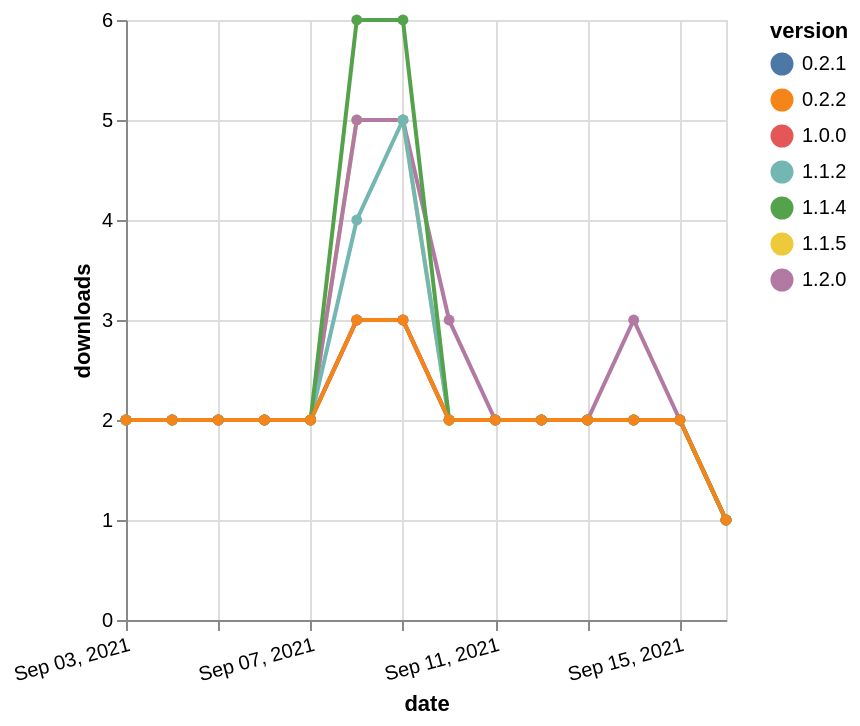

Express this chart as Vega-Lite.
### Vega-Lite specification from a JSON file in a GitHub repository (floating-point values rounded to 4 significant figures)
{"$schema": "https://vega.github.io/schema/vega-lite/v5.json", "description": "A simple bar chart with embedded data.", "data": {"values": [{"date": "2021-09-03", "total": 2552, "delta": 2, "version": "0.2.1"}, {"date": "2021-09-04", "total": 2554, "delta": 2, "version": "0.2.1"}, {"date": "2021-09-05", "total": 2556, "delta": 2, "version": "0.2.1"}, {"date": "2021-09-06", "total": 2558, "delta": 2, "version": "0.2.1"}, {"date": "2021-09-07", "total": 2560, "delta": 2, "version": "0.2.1"}, {"date": "2021-09-08", "total": 2563, "delta": 3, "version": "0.2.1"}, {"date": "2021-09-09", "total": 2566, "delta": 3, "version": "0.2.1"}, {"date": "2021-09-10", "total": 2568, "delta": 2, "version": "0.2.1"}, {"date": "2021-09-11", "total": 2570, "delta": 2, "version": "0.2.1"}, {"date": "2021-09-12", "total": 2572, "delta": 2, "version": "0.2.1"}, {"date": "2021-09-13", "total": 2574, "delta": 2, "version": "0.2.1"}, {"date": "2021-09-14", "total": 2576, "delta": 2, "version": "0.2.1"}, {"date": "2021-09-15", "total": 2578, "delta": 2, "version": "0.2.1"}, {"date": "2021-09-16", "total": 2579, "delta": 1, "version": "0.2.1"}, {"date": "2021-09-03", "total": 2512, "delta": 2, "version": "1.0.0"}, {"date": "2021-09-04", "total": 2514, "delta": 2, "version": "1.0.0"}, {"date": "2021-09-05", "total": 2516, "delta": 2, "version": "1.0.0"}, {"date": "2021-09-06", "total": 2518, "delta": 2, "version": "1.0.0"}, {"date": "2021-09-07", "total": 2520, "delta": 2, "version": "1.0.0"}, {"date": "2021-09-08", "total": 2523, "delta": 3, "version": "1.0.0"}, {"date": "2021-09-09", "total": 2526, "delta": 3, "version": "1.0.0"}, {"date": "2021-09-10", "total": 2528, "delta": 2, "version": "1.0.0"}, {"date": "2021-09-11", "total": 2530, "delta": 2, "version": "1.0.0"}, {"date": "2021-09-12", "total": 2532, "delta": 2, "version": "1.0.0"}, {"date": "2021-09-13", "total": 2534, "delta": 2, "version": "1.0.0"}, {"date": "2021-09-14", "total": 2536, "delta": 2, "version": "1.0.0"}, {"date": "2021-09-15", "total": 2538, "delta": 2, "version": "1.0.0"}, {"date": "2021-09-16", "total": 2539, "delta": 1, "version": "1.0.0"}, {"date": "2021-09-03", "total": 3392, "delta": 2, "version": "1.1.5"}, {"date": "2021-09-04", "total": 3394, "delta": 2, "version": "1.1.5"}, {"date": "2021-09-05", "total": 3396, "delta": 2, "version": "1.1.5"}, {"date": "2021-09-06", "total": 3398, "delta": 2, "version": "1.1.5"}, {"date": "2021-09-07", "total": 3400, "delta": 2, "version": "1.1.5"}, {"date": "2021-09-08", "total": 3405, "delta": 5, "version": "1.1.5"}, {"date": "2021-09-09", "total": 3410, "delta": 5, "version": "1.1.5"}, {"date": "2021-09-10", "total": 3412, "delta": 2, "version": "1.1.5"}, {"date": "2021-09-11", "total": 3414, "delta": 2, "version": "1.1.5"}, {"date": "2021-09-12", "total": 3416, "delta": 2, "version": "1.1.5"}, {"date": "2021-09-13", "total": 3418, "delta": 2, "version": "1.1.5"}, {"date": "2021-09-14", "total": 3420, "delta": 2, "version": "1.1.5"}, {"date": "2021-09-15", "total": 3422, "delta": 2, "version": "1.1.5"}, {"date": "2021-09-16", "total": 3423, "delta": 1, "version": "1.1.5"}, {"date": "2021-09-03", "total": 3551, "delta": 2, "version": "1.2.0"}, {"date": "2021-09-04", "total": 3553, "delta": 2, "version": "1.2.0"}, {"date": "2021-09-05", "total": 3555, "delta": 2, "version": "1.2.0"}, {"date": "2021-09-06", "total": 3557, "delta": 2, "version": "1.2.0"}, {"date": "2021-09-07", "total": 3559, "delta": 2, "version": "1.2.0"}, {"date": "2021-09-08", "total": 3564, "delta": 5, "version": "1.2.0"}, {"date": "2021-09-09", "total": 3569, "delta": 5, "version": "1.2.0"}, {"date": "2021-09-10", "total": 3572, "delta": 3, "version": "1.2.0"}, {"date": "2021-09-11", "total": 3574, "delta": 2, "version": "1.2.0"}, {"date": "2021-09-12", "total": 3576, "delta": 2, "version": "1.2.0"}, {"date": "2021-09-13", "total": 3578, "delta": 2, "version": "1.2.0"}, {"date": "2021-09-14", "total": 3581, "delta": 3, "version": "1.2.0"}, {"date": "2021-09-15", "total": 3583, "delta": 2, "version": "1.2.0"}, {"date": "2021-09-16", "total": 3584, "delta": 1, "version": "1.2.0"}, {"date": "2021-09-03", "total": 3324, "delta": 2, "version": "1.1.2"}, {"date": "2021-09-04", "total": 3326, "delta": 2, "version": "1.1.2"}, {"date": "2021-09-05", "total": 3328, "delta": 2, "version": "1.1.2"}, {"date": "2021-09-06", "total": 3330, "delta": 2, "version": "1.1.2"}, {"date": "2021-09-07", "total": 3332, "delta": 2, "version": "1.1.2"}, {"date": "2021-09-08", "total": 3336, "delta": 4, "version": "1.1.2"}, {"date": "2021-09-09", "total": 3341, "delta": 5, "version": "1.1.2"}, {"date": "2021-09-10", "total": 3343, "delta": 2, "version": "1.1.2"}, {"date": "2021-09-11", "total": 3345, "delta": 2, "version": "1.1.2"}, {"date": "2021-09-12", "total": 3347, "delta": 2, "version": "1.1.2"}, {"date": "2021-09-13", "total": 3349, "delta": 2, "version": "1.1.2"}, {"date": "2021-09-14", "total": 3351, "delta": 2, "version": "1.1.2"}, {"date": "2021-09-15", "total": 3353, "delta": 2, "version": "1.1.2"}, {"date": "2021-09-16", "total": 3354, "delta": 1, "version": "1.1.2"}, {"date": "2021-09-03", "total": 3783, "delta": 2, "version": "1.1.4"}, {"date": "2021-09-04", "total": 3785, "delta": 2, "version": "1.1.4"}, {"date": "2021-09-05", "total": 3787, "delta": 2, "version": "1.1.4"}, {"date": "2021-09-06", "total": 3789, "delta": 2, "version": "1.1.4"}, {"date": "2021-09-07", "total": 3791, "delta": 2, "version": "1.1.4"}, {"date": "2021-09-08", "total": 3797, "delta": 6, "version": "1.1.4"}, {"date": "2021-09-09", "total": 3803, "delta": 6, "version": "1.1.4"}, {"date": "2021-09-10", "total": 3805, "delta": 2, "version": "1.1.4"}, {"date": "2021-09-11", "total": 3807, "delta": 2, "version": "1.1.4"}, {"date": "2021-09-12", "total": 3809, "delta": 2, "version": "1.1.4"}, {"date": "2021-09-13", "total": 3811, "delta": 2, "version": "1.1.4"}, {"date": "2021-09-14", "total": 3813, "delta": 2, "version": "1.1.4"}, {"date": "2021-09-15", "total": 3815, "delta": 2, "version": "1.1.4"}, {"date": "2021-09-16", "total": 3816, "delta": 1, "version": "1.1.4"}, {"date": "2021-09-03", "total": 2533, "delta": 2, "version": "0.2.2"}, {"date": "2021-09-04", "total": 2535, "delta": 2, "version": "0.2.2"}, {"date": "2021-09-05", "total": 2537, "delta": 2, "version": "0.2.2"}, {"date": "2021-09-06", "total": 2539, "delta": 2, "version": "0.2.2"}, {"date": "2021-09-07", "total": 2541, "delta": 2, "version": "0.2.2"}, {"date": "2021-09-08", "total": 2544, "delta": 3, "version": "0.2.2"}, {"date": "2021-09-09", "total": 2547, "delta": 3, "version": "0.2.2"}, {"date": "2021-09-10", "total": 2549, "delta": 2, "version": "0.2.2"}, {"date": "2021-09-11", "total": 2551, "delta": 2, "version": "0.2.2"}, {"date": "2021-09-12", "total": 2553, "delta": 2, "version": "0.2.2"}, {"date": "2021-09-13", "total": 2555, "delta": 2, "version": "0.2.2"}, {"date": "2021-09-14", "total": 2557, "delta": 2, "version": "0.2.2"}, {"date": "2021-09-15", "total": 2559, "delta": 2, "version": "0.2.2"}, {"date": "2021-09-16", "total": 2560, "delta": 1, "version": "0.2.2"}]}, "width": "container", "mark": {"type": "line", "point": {"filled": true}}, "encoding": {"x": {"field": "date", "type": "temporal", "timeUnit": "yearmonthdate", "title": "date", "axis": {"labelAngle": -15}}, "y": {"field": "delta", "type": "quantitative", "title": "downloads"}, "color": {"field": "version", "type": "nominal"}, "tooltip": {"field": "delta"}}}
